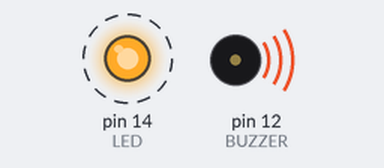
Bench run of a sketch on a simulated Arduino Uno, built with avr-gcc and run on an emulated ATmega328P. Parts: output pins drawn as LEDs (lit = HIGH), buzzer (waves = sounding, pin HIGH). Dashed ring = blinking.

Above: at 0.5 s.
Timing chart, 0 to 4.6 s (numbered marks = the images above):
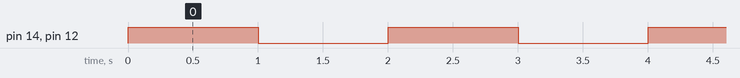

The sketch:

Kegiatan2.ino
```cpp
#define LED 14
#define BUZZER 12
void setup(){

  pinMode(LED, OUTPUT);
  pinMode(BUZZER, OUTPUT);
}

void loop(){
  digitalWrite(LED, HIGH);
  digitalWrite(BUZZER, HIGH);
  delay(1000);
  digitalWrite(LED, LOW);
  digitalWrite(BUZZER, LOW);
  delay(1000);
}
```

Measured:
- by itself, pin 14 (LED), pin 12 (BUZZER): alternates HIGH for 1.0 s and LOW for 1.0 s
